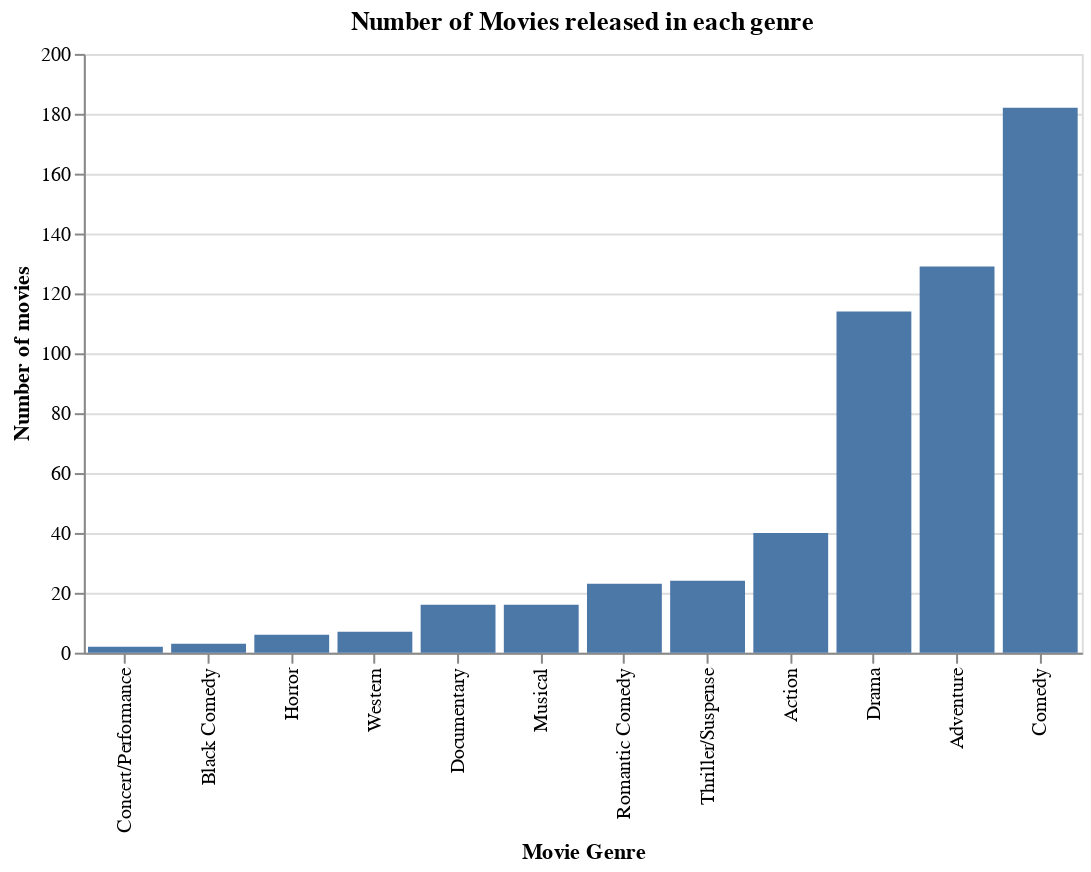

The cell this chart's notebook holds for it:
### Markdown cell above
As we have the the number of movies in each genre, a bar plot can be created to visualize it.

### Code cell
# Use altair to generate a bar plot
genre_plot = (
    alt.Chart(genre_group, width=500, height=300)
    .mark_bar()
    .encode(
        x=alt.X("genre:O", sort="y",title="Movie Genre"),
        y=alt.Y("number of movies:Q", title="Number of movies"),
    )
    .properties(title="Number of Movies released in each genre")
)
genre_plot

### Figure 1 — Vega-Lite specification as saved in the notebook (floating-point values rounded to 4 significant figures)
{"config": {"view": {"continuousWidth": 400, "continuousHeight": 300}}, "data": {"name": "data-6acc318d429202a8d48779475ca867e4"}, "mark": "bar", "encoding": {"x": {"type": "ordinal", "field": "genre", "sort": "y", "title": "Movie Genre"}, "y": {"type": "quantitative", "field": "number of movies", "title": "Number of movies"}}, "height": 300, "title": "Number of Movies released in each genre", "width": 500, "$schema": "https://vega.github.io/schema/vega-lite/v4.8.1.json", "datasets": {"data-6acc318d429202a8d48779475ca867e4": [{"genre": "Action", "number of movies": 40}, {"genre": "Adventure", "number of movies": 129}, {"genre": "Black Comedy", "number of movies": 3}, {"genre": "Comedy", "number of movies": 182}, {"genre": "Concert/Performance", "number of movies": 2}, {"genre": "Documentary", "number of movies": 16}, {"genre": "Drama", "number of movies": 114}, {"genre": "Horror", "number of movies": 6}, {"genre": "Musical", "number of movies": 16}, {"genre": "Romantic Comedy", "number of movies": 23}, {"genre": "Thriller/Suspense", "number of movies": 24}, {"genre": "Western", "number of movies": 7}]}}
